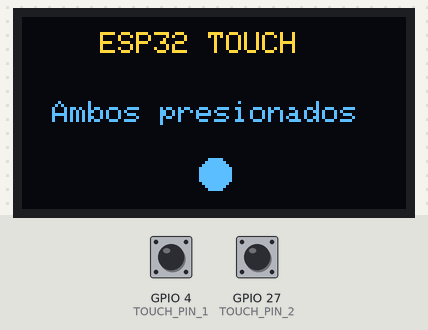
Bench run of a sketch on a simulated ESP32. Shown: 128×64 one-colour display. Inputs (shaded band) come from the test bench; at power-on: GPIO 4 (TOUCH_PIN_1) HIGH, GPIO 27 (TOUCH_PIN_2) HIGH. The OLED is the two-colour kind (top 16 rows yellow).

Above: at 0.1 s.

The sketch:

TouchOLED_DosBotones.ino
```cpp
#include <Wire.h>
#include <Adafruit_GFX.h>
#include <Adafruit_SH110X.h>

#define SCREEN_WIDTH 128
#define SCREEN_HEIGHT 64
#define OLED_RESET -1
#define OLED_ADDRESS 0x3C

Adafruit_SH1106G display(
  SCREEN_WIDTH,
  SCREEN_HEIGHT,
  &Wire,
  OLED_RESET
);

const int TOUCH_PIN_1 = 4;
const int TOUCH_PIN_2 = 27;

const int UMBRAL_UNO = 650;
const int UMBRAL_DOS = 400;

void setup() {

  Serial.begin(115200);

  Wire.begin(21, 22);

  if (!display.begin(OLED_ADDRESS, true)) {
    Serial.println("Error al iniciar la pantalla OLED");
    while (1);
  }

  display.clearDisplay();
  display.setTextColor(SH110X_WHITE);
}

void loop() {

  int valorTouch1 = touchRead(TOUCH_PIN_1);
  int valorTouch2 = touchRead(TOUCH_PIN_2);

  bool boton1 = valorTouch1 < UMBRAL_UNO;
  bool boton2 = valorTouch2 < UMBRAL_DOS;

  display.clearDisplay();

  display.setTextSize(1);
  display.setCursor(26, 5);
  display.println("ESP32 TOUCH");

  if (boton1 && boton2) {
    display.setCursor(10, 28);
    display.println("Ambos presionados");
    display.fillCircle(64, 52, 5, SH110X_WHITE);
  }

  else if (boton1) {
    display.setCursor(16, 28);
    display.println("Boton 1 activado");
    display.fillCircle(20, 52, 5, SH110X_WHITE);
  }

  else if (boton2) {
    display.setCursor(16, 28);
    display.println("Boton 2 activado");
    display.fillCircle(105, 52, 5, SH110X_WHITE);
  }

  else {
    display.setCursor(32, 28);
    display.println("Esperando...");
    display.drawCircle(64, 52, 5, SH110X_WHITE);
  }

  display.display();

  delay(100);
}
```
